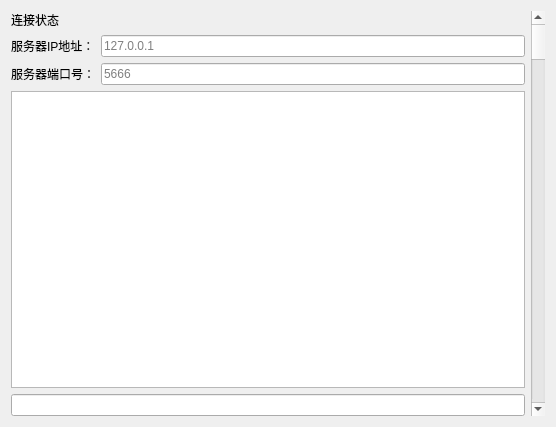
<?xml version="1.0" encoding="UTF-8"?>
<ui version="4.0">
 <class>SocketIMPWidget</class>
 <widget class="QWidget" name="SocketIMPWidget">
  <property name="geometry">
   <rect>
    <x>0</x>
    <y>0</y>
    <width>556</width>
    <height>427</height>
   </rect>
  </property>
  <property name="windowTitle">
   <string>SocketIMPWidget</string>
  </property>
  <layout class="QVBoxLayout" name="verticalLayout_2">
   <item>
    <layout class="QHBoxLayout" name="horizontalLayout_3">
     <item>
      <layout class="QVBoxLayout" name="verticalLayout">
       <item>
        <widget class="QLabel" name="cState">
         <property name="text">
          <string>连接状态</string>
         </property>
        </widget>
       </item>
       <item>
        <layout class="QHBoxLayout" name="horizontalLayout_2">
         <item>
          <widget class="QLabel" name="label">
           <property name="text">
            <string>服务器IP地址：</string>
           </property>
          </widget>
         </item>
         <item>
          <widget class="QLineEdit" name="cAddressEdit">
           <property name="placeholderText">
            <string>127.0.0.1</string>
           </property>
          </widget>
         </item>
        </layout>
       </item>
       <item>
        <layout class="QHBoxLayout" name="horizontalLayout">
         <item>
          <widget class="QLabel" name="label_2">
           <property name="text">
            <string>服务器端口号：</string>
           </property>
          </widget>
         </item>
         <item>
          <widget class="QLineEdit" name="cPortEdit">
           <property name="placeholderText">
            <string>5666</string>
           </property>
          </widget>
         </item>
        </layout>
       </item>
       <item>
        <widget class="QTextBrowser" name="cMessageHistory"/>
       </item>
       <item>
        <widget class="QLineEdit" name="cMessageEdit"/>
       </item>
      </layout>
     </item>
     <item>
      <widget class="QScrollBar" name="verticalScrollBar">
       <property name="orientation">
        <enum>Qt::Vertical</enum>
       </property>
      </widget>
     </item>
    </layout>
   </item>
  </layout>
 </widget>
 <layoutdefault spacing="6" margin="11"/>
 <resources/>
 <connections/>
</ui>
